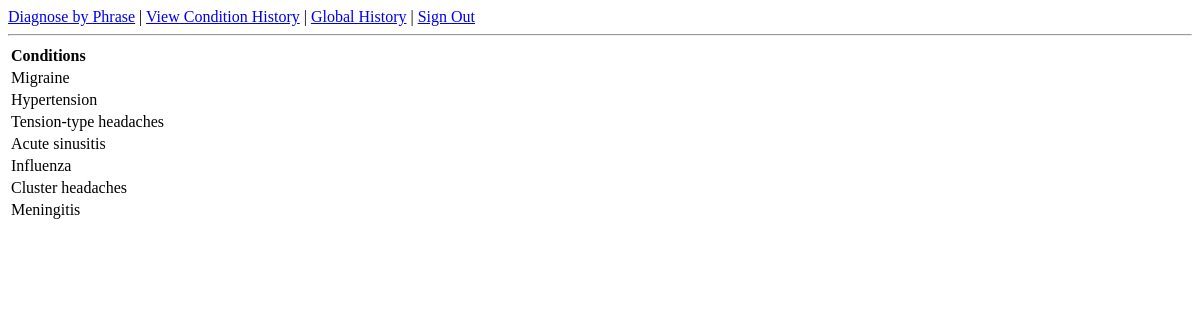
Page /conditionhistory (signed in) on the earlier database version.
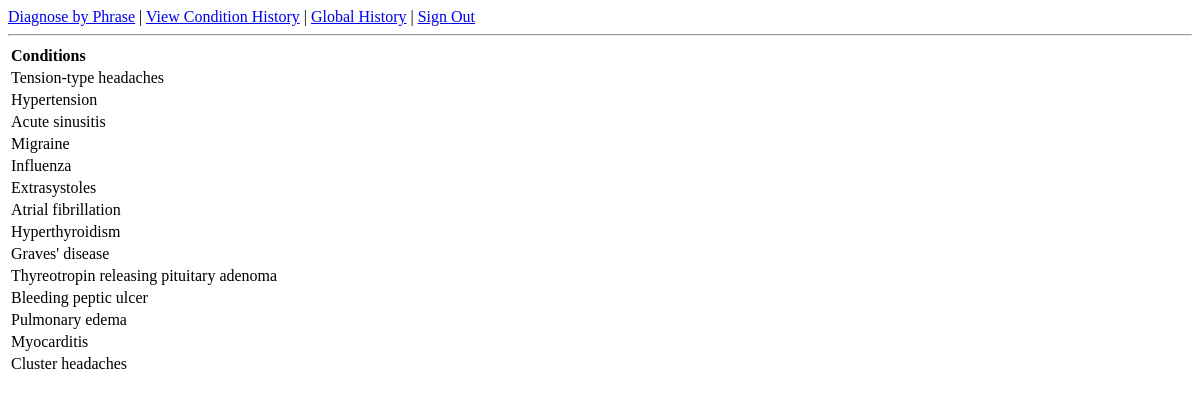
Same page on the later database version.
### app/models.py (models this page shows, shortened)
class Condition(db.Model):
    __tablename__ = 'conditions'
    id = db.Column(db.String(30), primary_key=True)
    name = db.Column(db.String(360))
    symptoms = db.relationship('Symptom',
                                 secondary=globalhistory,
                                 backref=db.backref('conditions', lazy='dynamic'),
                                 lazy='dynamic')

### app/views.py (the view)
@app.route('/conditionhistory')
@login_required
def conditionhistory():
    return render_template('conditionhistory.html', conditions=g.user.get_conditions())

### app/models.py (called while the page is built)
@login_manager.user_loader
def load_user(user_id):
    return User.query.get(int(user_id))

    def get_conditions(self):
        return self.conditions.all()

### app/views.py (called while the page is built)
@app.before_request
def before_request():
    g.user = current_user

### app/templates/conditionhistory.html
{% extends "base.html" %}
{% block content %}
    <table>
        <tr><td><b>Conditions</b></td></tr>
        {% for condition in conditions %}
            <tr>
                <td>{{ condition.name }}</td>
            </tr>
        {% endfor %}
    </table>
{% endblock %}

### app/templates/base.html (shortened to what this page needs)
<html>
  <head>
  </head>
  <body>
    {% if g.user.is_authenticated %}
        <a href="{{ url_for('searchphrases') }}">Diagnose by Phrase</a> |
        <a href="{{ url_for('conditionhistory') }}">View Condition History</a> |
        <a href="{{ url_for('globalhistory') }}">Global History</a> |
        <a href="{{ url_for('logout') }}">Sign Out</a>
    {% endif %}
    <hr>
    {% block content %}{% endblock %}
  </body>
</html>

Differences in the rows shown:
removed Condition: name "Meningitis"
shown differently, row unchanged: Condition "Tension-type headaches": moves up the list
shown differently, row unchanged: Condition "Hypertension": moves down the list
shown differently, row unchanged: Condition "Acute sinusitis": moves up the list
added Condition: name "Extrasystoles"
added Condition: name "Atrial fibrillation"
added Condition: name "Hyperthyroidism"
added Condition: name "Graves' disease"
added Condition: name "Thyreotropin releasing pituitary adenoma"
added Condition: name "Bleeding peptic ulcer"
added Condition: name "Pulmonary edema"
added Condition: name "Myocarditis"
